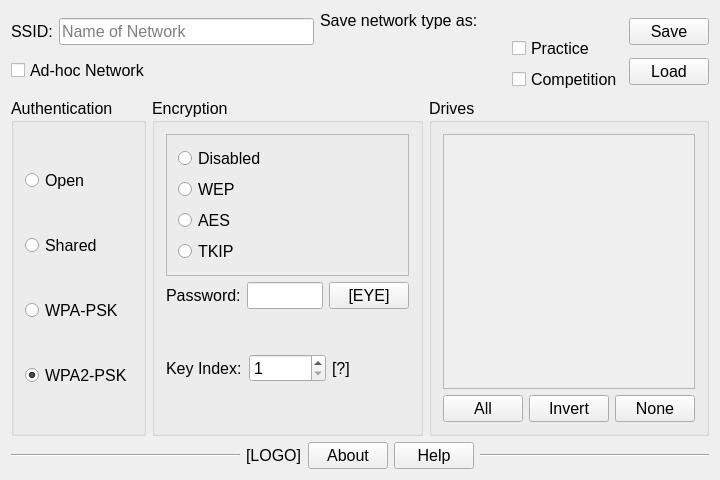
<?xml version="1.0" encoding="UTF-8"?>
<ui version="4.0">
 <class>ConfigWindow</class>
 <widget class="QMainWindow" name="ConfigWindow">
  <property name="geometry">
   <rect>
    <x>0</x>
    <y>0</y>
    <width>720</width>
    <height>480</height>
   </rect>
  </property>
  <property name="font">
   <font>
    <pointsize>12</pointsize>
   </font>
  </property>
  <property name="windowTitle">
   <string>ConfigWindow</string>
  </property>
  <widget class="QWidget" name="widget_main">
   <layout class="QVBoxLayout" name="layout_main">
    <item>
     <layout class="QHBoxLayout" name="layout_network">
      <item>
       <layout class="QGridLayout" name="layout_network_info">
        <item row="0" column="1">
         <widget class="QLineEdit" name="lineEdit_SSID">
          <property name="placeholderText">
           <string>Name of Network</string>
          </property>
          <property name="clearButtonEnabled">
           <bool>true</bool>
          </property>
         </widget>
        </item>
        <item row="0" column="0">
         <widget class="QLabel" name="label_SSID">
          <property name="text">
           <string>SSID:</string>
          </property>
         </widget>
        </item>
        <item row="1" column="0" colspan="2">
         <widget class="QCheckBox" name="checkBox_adHoc">
          <property name="text">
           <string>Ad-hoc Network</string>
          </property>
         </widget>
        </item>
       </layout>
      </item>
      <item>
       <layout class="QGridLayout" name="layout_network_type">
        <item row="1" column="1">
         <widget class="QCheckBox" name="checkBox_practice">
          <property name="text">
           <string>Practice</string>
          </property>
         </widget>
        </item>
        <item row="2" column="1">
         <widget class="QCheckBox" name="checkBox_competition">
          <property name="text">
           <string>Competition</string>
          </property>
         </widget>
        </item>
        <item row="0" column="0" colspan="2">
         <widget class="QLabel" name="label_network_type">
          <property name="text">
           <string>Save network type as:</string>
          </property>
         </widget>
        </item>
        <item row="1" column="0" rowspan="2">
         <spacer name="spacer_network_type">
          <property name="orientation">
           <enum>Qt::Horizontal</enum>
          </property>
          <property name="sizeHint" stdset="0">
           <size>
            <width>40</width>
            <height>20</height>
           </size>
          </property>
         </spacer>
        </item>
       </layout>
      </item>
      <item>
       <layout class="QVBoxLayout" name="layout_actions">
        <item>
         <widget class="QPushButton" name="pushButton_save">
          <property name="text">
           <string>Save</string>
          </property>
         </widget>
        </item>
        <item>
         <widget class="QPushButton" name="pushButton_load">
          <property name="text">
           <string>Load</string>
          </property>
         </widget>
        </item>
       </layout>
      </item>
     </layout>
    </item>
    <item>
     <layout class="QHBoxLayout" name="layout_configs">
      <item>
       <widget class="QGroupBox" name="groupBox_auth">
        <property name="title">
         <string>Authentication</string>
        </property>
        <layout class="QVBoxLayout" name="layout_auth">
         <item>
          <widget class="QRadioButton" name="radioButton_open">
           <property name="text">
            <string>Open</string>
           </property>
          </widget>
         </item>
         <item>
          <widget class="QRadioButton" name="radioButton_shared">
           <property name="text">
            <string>Shared</string>
           </property>
          </widget>
         </item>
         <item>
          <widget class="QRadioButton" name="radioButton_WPA">
           <property name="text">
            <string>WPA-PSK</string>
           </property>
          </widget>
         </item>
         <item>
          <widget class="QRadioButton" name="radioButton_WPA2">
           <property name="text">
            <string>WPA2-PSK</string>
           </property>
           <property name="checked">
            <bool>true</bool>
           </property>
          </widget>
         </item>
        </layout>
       </widget>
      </item>
      <item>
       <widget class="QGroupBox" name="groupBox_encrypt">
        <property name="title">
         <string>Encryption</string>
        </property>
        <layout class="QVBoxLayout" name="layout_encrypt">
         <item>
          <widget class="QFrame" name="frame_encrypt">
           <property name="frameShape">
            <enum>QFrame::StyledPanel</enum>
           </property>
           <property name="frameShadow">
            <enum>QFrame::Raised</enum>
           </property>
           <layout class="QVBoxLayout" name="layout_encrypt_protocol">
            <item>
             <widget class="QRadioButton" name="radioButton_disabled">
              <property name="text">
               <string>Disabled</string>
              </property>
             </widget>
            </item>
            <item>
             <widget class="QRadioButton" name="radioButton_WEP">
              <property name="text">
               <string>WEP</string>
              </property>
             </widget>
            </item>
            <item>
             <widget class="QRadioButton" name="radioButton_AES">
              <property name="text">
               <string>AES</string>
              </property>
             </widget>
            </item>
            <item>
             <widget class="QRadioButton" name="radioButton_TKIP">
              <property name="text">
               <string>TKIP</string>
              </property>
             </widget>
            </item>
           </layout>
          </widget>
         </item>
         <item>
          <layout class="QHBoxLayout" name="layout_password">
           <item>
            <widget class="QLabel" name="label_password">
             <property name="text">
              <string>Password:</string>
             </property>
            </widget>
           </item>
           <item>
            <widget class="QLineEdit" name="lineEdit_password">
             <property name="echoMode">
              <enum>QLineEdit::Password</enum>
             </property>
             <property name="clearButtonEnabled">
              <bool>true</bool>
             </property>
            </widget>
           </item>
           <item>
            <widget class="QPushButton" name="pushButton_show_password">
             <property name="text">
              <string>[EYE]</string>
             </property>
            </widget>
           </item>
          </layout>
         </item>
         <item>
          <layout class="QHBoxLayout" name="layout_key_index">
           <item>
            <widget class="QLabel" name="label_key_index">
             <property name="text">
              <string>Key Index:</string>
             </property>
            </widget>
           </item>
           <item>
            <widget class="QSpinBox" name="spinBox_key_index">
             <property name="minimum">
              <number>1</number>
             </property>
             <property name="maximum">
              <number>4</number>
             </property>
            </widget>
           </item>
           <item>
            <widget class="QLabel" name="label_key_index_help">
             <property name="text">
              <string>[?]</string>
             </property>
            </widget>
           </item>
          </layout>
         </item>
        </layout>
       </widget>
      </item>
      <item>
       <widget class="QGroupBox" name="groupBox_drives">
        <property name="title">
         <string>Drives</string>
        </property>
        <layout class="QVBoxLayout" name="layout_drives">
         <item>
          <widget class="QScrollArea" name="scrollArea_drives">
           <property name="widgetResizable">
            <bool>true</bool>
           </property>
           <widget class="QWidget" name="scrollAreaWidgetContents">
            <property name="geometry">
             <rect>
              <x>0</x>
              <y>0</y>
              <width>252</width>
              <height>251</height>
             </rect>
            </property>
           </widget>
          </widget>
         </item>
         <item>
          <layout class="QHBoxLayout" name="layout_selection">
           <item>
            <widget class="QPushButton" name="pushButton_select_all">
             <property name="text">
              <string>All</string>
             </property>
            </widget>
           </item>
           <item>
            <widget class="QPushButton" name="pushButton_select_invert">
             <property name="text">
              <string>Invert</string>
             </property>
            </widget>
           </item>
           <item>
            <widget class="QPushButton" name="pushButton_select_none">
             <property name="text">
              <string>None</string>
             </property>
            </widget>
           </item>
          </layout>
         </item>
        </layout>
       </widget>
      </item>
     </layout>
    </item>
    <item>
     <layout class="QHBoxLayout" name="layout_program">
      <item>
       <widget class="Line" name="line_L">
        <property name="sizePolicy">
         <sizepolicy hsizetype="Expanding" vsizetype="Fixed">
          <horstretch>0</horstretch>
          <verstretch>0</verstretch>
         </sizepolicy>
        </property>
        <property name="orientation">
         <enum>Qt::Horizontal</enum>
        </property>
       </widget>
      </item>
      <item>
       <widget class="QLabel" name="label_logo">
        <property name="text">
         <string>[LOGO]</string>
        </property>
       </widget>
      </item>
      <item>
       <widget class="QPushButton" name="pushButton_about">
        <property name="text">
         <string>About</string>
        </property>
       </widget>
      </item>
      <item>
       <widget class="QPushButton" name="pushButton_help">
        <property name="text">
         <string>Help</string>
        </property>
       </widget>
      </item>
      <item>
       <widget class="Line" name="line_R">
        <property name="sizePolicy">
         <sizepolicy hsizetype="Expanding" vsizetype="Fixed">
          <horstretch>0</horstretch>
          <verstretch>0</verstretch>
         </sizepolicy>
        </property>
        <property name="orientation">
         <enum>Qt::Horizontal</enum>
        </property>
       </widget>
      </item>
     </layout>
    </item>
   </layout>
  </widget>
 </widget>
 <layoutdefault spacing="6" margin="11"/>
 <resources/>
 <connections/>
</ui>
